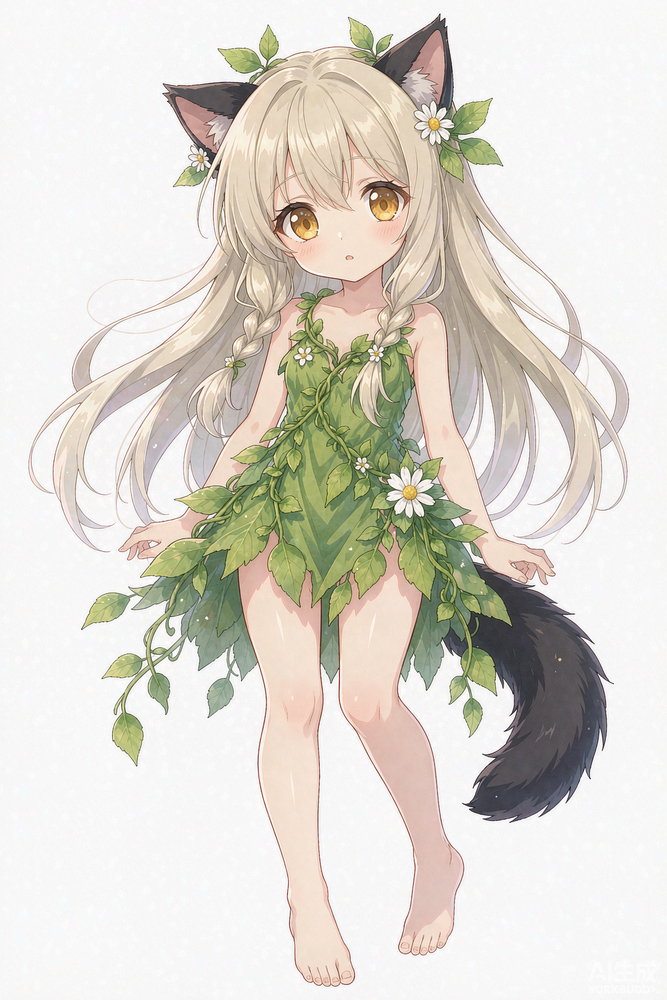
#> input picture art_src/2026-10-14_角色CG与头像/Japanese_anime_style_illustrat_2026-10-14T02-30-05.png, 667 x 1000 px, shrunk from 1024 x 1536 before the run, given in place of Japanese_anime_style_illustrat_2026-10-14T03-04-24.png, which was not available; the run also reads 1 picture not shown here
$ python _mat_classasset.py
#> lines starting #> are read from the running program, lines starting #| are printed output that depends on the picture; pictures that were not available may be replaced by others from this repository, and a replacement may not be noted
# -*- coding: utf-8 -*-
# 职业资产处理：3 张 16:9 CG 去水印；2 张头像抠透明；森林头像复用已有 head。
from PIL import Image, ImageDraw
import os
BASE = r"D:\work\gen_raw"
CG = {
    "forest": "Japanese_anime_style_illustrat_2026-10-14T03-04-24.png",
    "rogue":  "Japanese_anime_style_illustrat_2026-10-14T03-05-54.png",
    "mech":   "Japanese_anime_style_illustrat_2026-10-14T03-06-22.png",
}
AV = {
    "rogue": "head_only_icon_of_the_same_ani_2026-10-14T03-06-55.png",
    "mech":  "head_only_icon_of_the_same_ani_2026-10-14T03-07-35.png",
}

def largest_label(fg, sw, sh):
    lab=[[0]*sw for _ in range(sh)]; cur=0; sizes={}
    for y in range(sh):
        for x in range(sw):
            if fg[y][x] and lab[y][x]==0:
                cur+=1; cnt=0; st=[(x,y)]; lab[y][x]=cur
                while st:
                    cx,cy=st.pop(); cnt+=1
                    for nx,ny in ((cx+1,cy),(cx-1,cy),(cx,cy+1),(cx,cy-1)):
                        if 0<=nx<sw and 0<=ny<sh and fg[ny][nx] and lab[ny][nx]==0:
                            lab[ny][nx]=cur; st.append((nx,ny))
                sizes[cur]=cnt
    return lab, (max(sizes, key=sizes.get) if sizes else 0)

def mat(src, dst, thresh=40):
    im=Image.open(src).convert("RGB"); w,h=im.size
    work=im.copy(); MARK=(255,0,255)
    for seed in [(0,0),(w-1,0),(0,h-1),(w-1,h-1)]:
        if work.getpixel(seed)!=MARK:
            ImageDraw.floodfill(work, seed, MARK, thresh=thresh)
    px=work.load(); ds=4; sw,sh=max(1,w//ds),max(1,h//ds)
    fg=[[False]*sw for _ in range(sh)]
    for y in range(sh):
        for x in range(sw):
            f=False
            for yy in range(y*ds,min((y+1)*ds,h)):
                for xx in range(x*ds,min((x+1)*ds,w)):
                    if px[xx,yy]!=MARK: f=True; break
                if f: break
            fg[y][x]=f
    lab,big=largest_label(fg,sw,sh)
    srcpx=im.load(); out=Image.new("RGBA",(w,h),(0,0,0,0)); opx=out.load()
    for y in range(h):
        ly=min(y//ds,sh-1)
        for x in range(w):
            if px[x,y]!=MARK and lab[ly][min(x//ds,sw-1)]==big:
                opx[x,y]=srcpx[x,y]+(255,)
    bbox=out.getbbox()
    if bbox: out=out.crop(bbox)
    out.save(dst); return out.size

# CG 去水印（裁掉底部 6%）
for k,f in CG.items():
    im=Image.open(os.path.join(BASE,f)).convert("RGB"); w,h=im.size
#> further down, im is the input picture: PIL image 667x1000 RGB; mean R, G, B 220.9, 216.4, 207.5
#> after `w, h = im.size`: w = 667; h = 1000
    im=im.crop((0,0,w,int(h*0.94)))
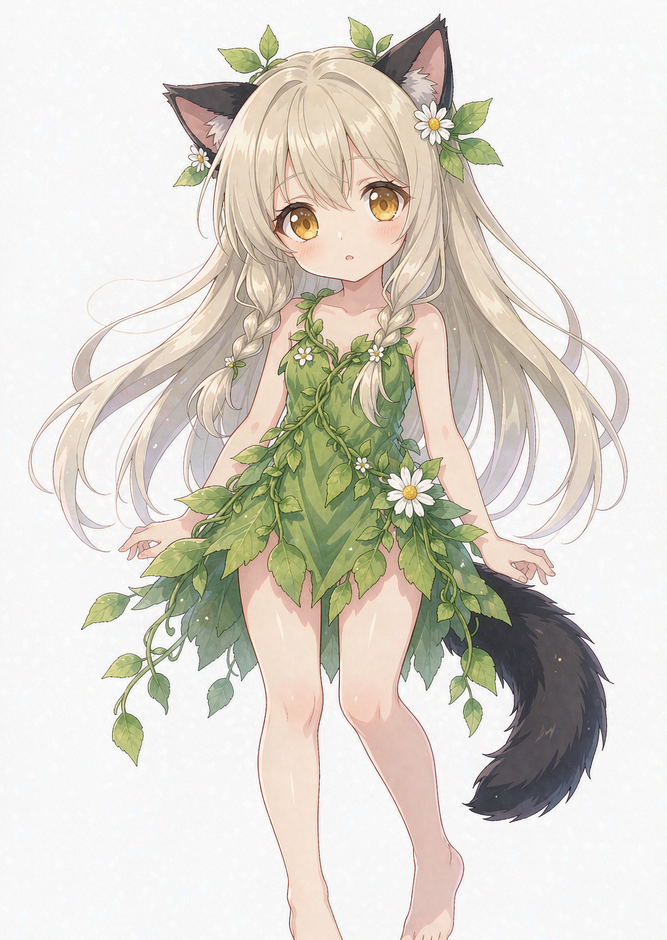
#> im: PIL image 667x940 RGB; mean R, G, B 219.2, 214.6, 205.3
    im.save(os.path.join(BASE,"class_cg_%s.png"%k)); print("class_cg_%s"%k, im.size)
#| class_cg_forest (667, 940)
#> pass 2 of the loop `for k,f in CG.items():`:
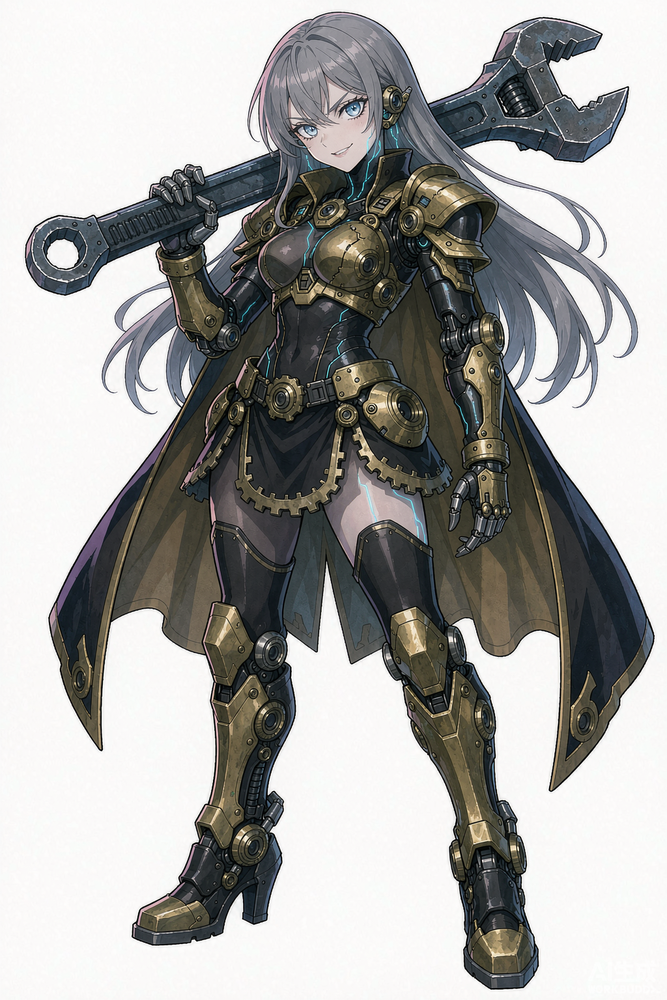
#> input picture art_src/2026-10-14_角色CG与头像/Japanese_anime_style_illustrat_2026-10-14T02-30-58.png, 667 x 1000 px, shrunk from 1024 x 1536 before the run, given in place of Japanese_anime_style_illustrat_2026-10-14T03-05-54.png, which was not available
#> im is the input picture: PIL image 667x1000 RGB; mean R, G, B 166.7, 166.3, 164.4
#> `im=im.crop((0,0,w,int(h*0.94)))`:
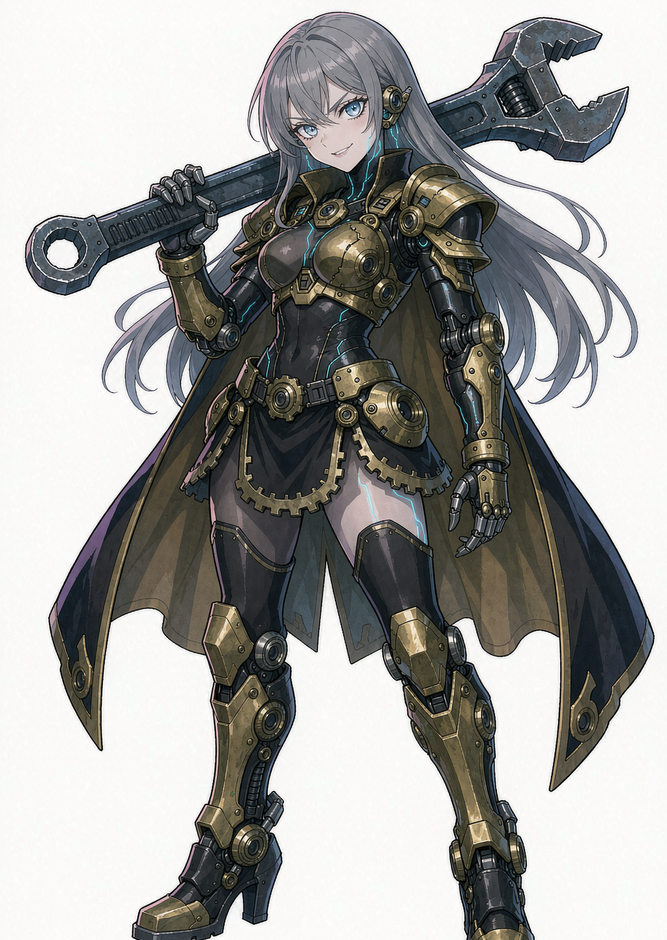
#> im: PIL image 667x940 RGB; mean R, G, B 162.2, 162, 160
#| class_cg_rogue (667, 940)
#> pass 3 of the loop `for k,f in CG.items():`:
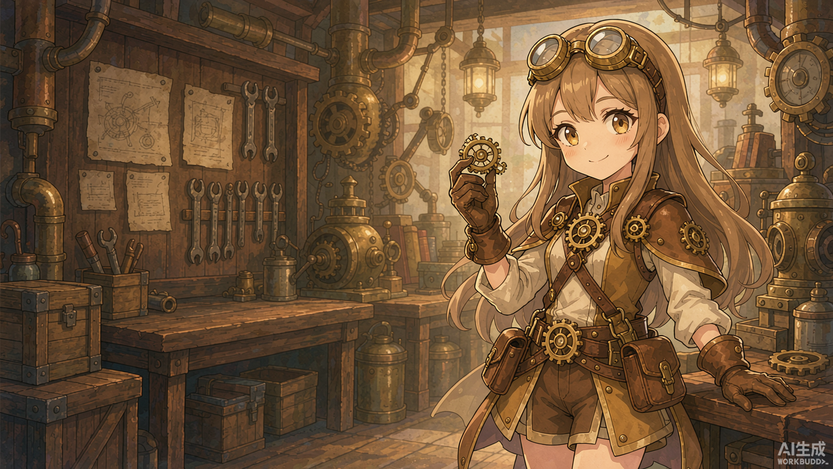
#> input picture art_src/2026-10-14_角色CG与头像/Japanese_anime_style_illustrat_2026-10-14T03-06-22.png, 833 x 469 px, shrunk from 1280 x 720 before the run, found by its file name
#> im is the input picture: PIL image 833x469 RGB; mean R, G, B 110.9, 82.9, 54.2
#> `im=im.crop((0,0,w,int(h*0.94)))`:
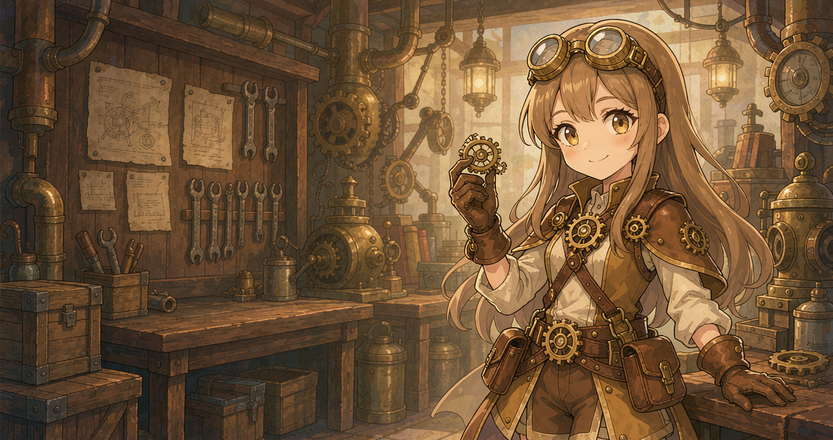
#> im: PIL image 833x440 RGB; mean R, G, B 111.2, 83.1, 53.9
#| class_cg_mech (833, 440)

# 头像抠透明
for k,f in AV.items():
    print("class_avatar_%s"%k, mat(os.path.join(BASE,f), os.path.join(BASE,"class_avatar_%s.png"%k)))
#> after the loop in mat, `for seed in [(0,0),(w-1,0),(0,h-1),(w-1,h-1)]:`:
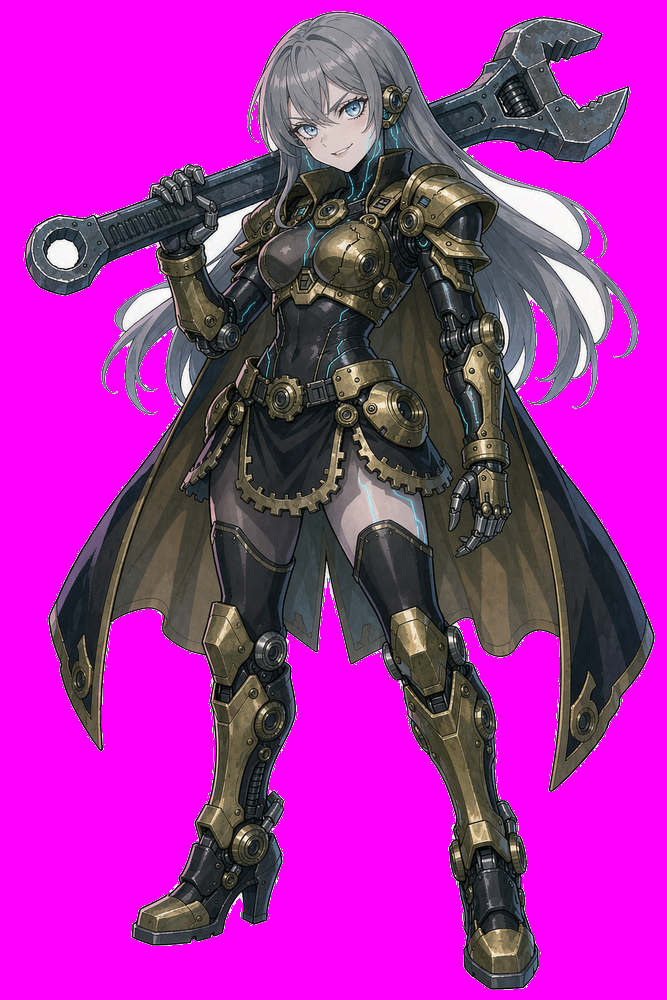
#> work: PIL image 667x1000 RGB; mean R, G, B 169, 40.3, 167.7
#> in mat, `out = Image.new('RGBA', (w, h), (0, 0, 0, 0))`: out: PIL image 667x1000 RGBA; every value is 0
#> in mat, `bbox=out.getbbox()`: bbox = (23, 11, 655, 990)
#> in mat, `if bbox: out=out.crop(bbox)`:
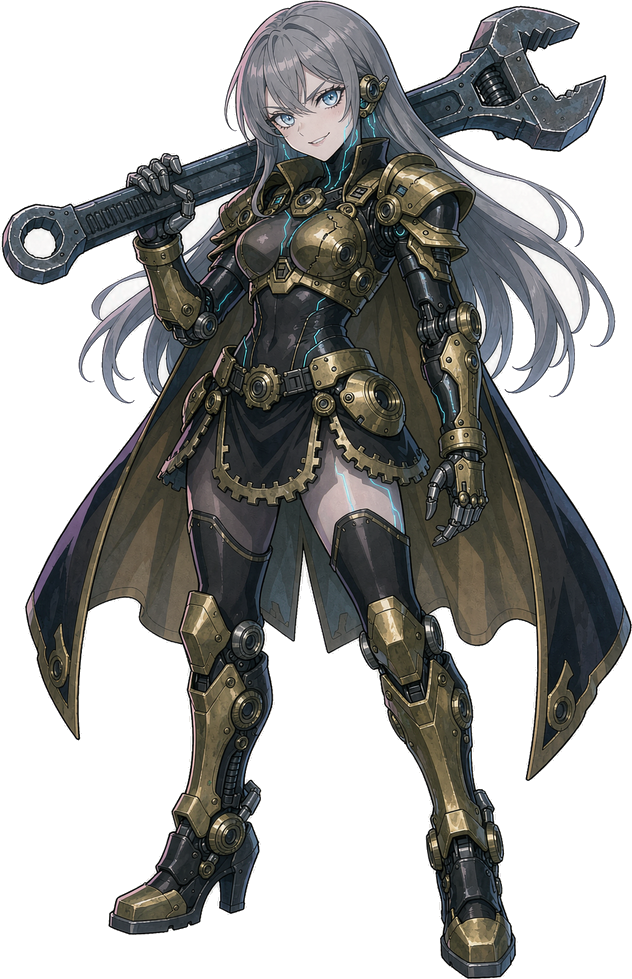
#> out: PIL image 632x979 RGBA; mean R, G, B, A 43.3, 43.5, 41.9, 136; transparent parts drawn white
#> pass 2 of the loop `for k,f in AV.items():`:
#> (the run stopped early here; a loop or call above may not have finished)
